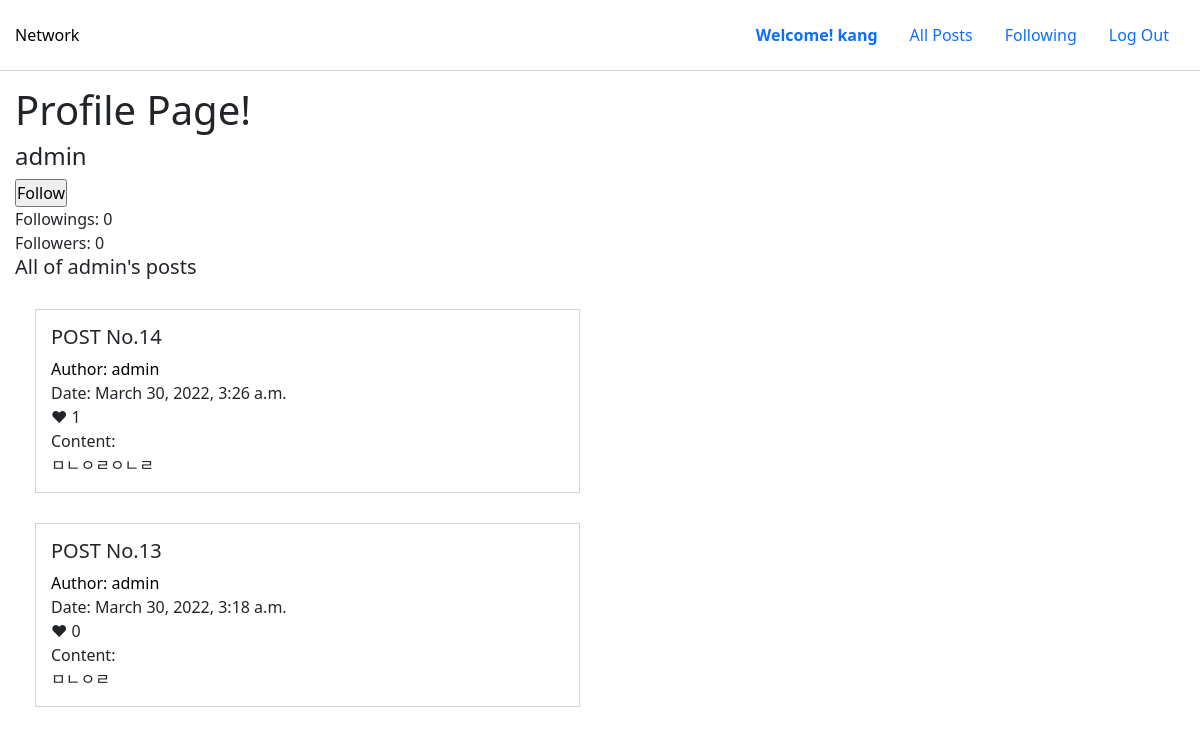
/profile/admin (signed in), run on an earlier commit of the app's database.
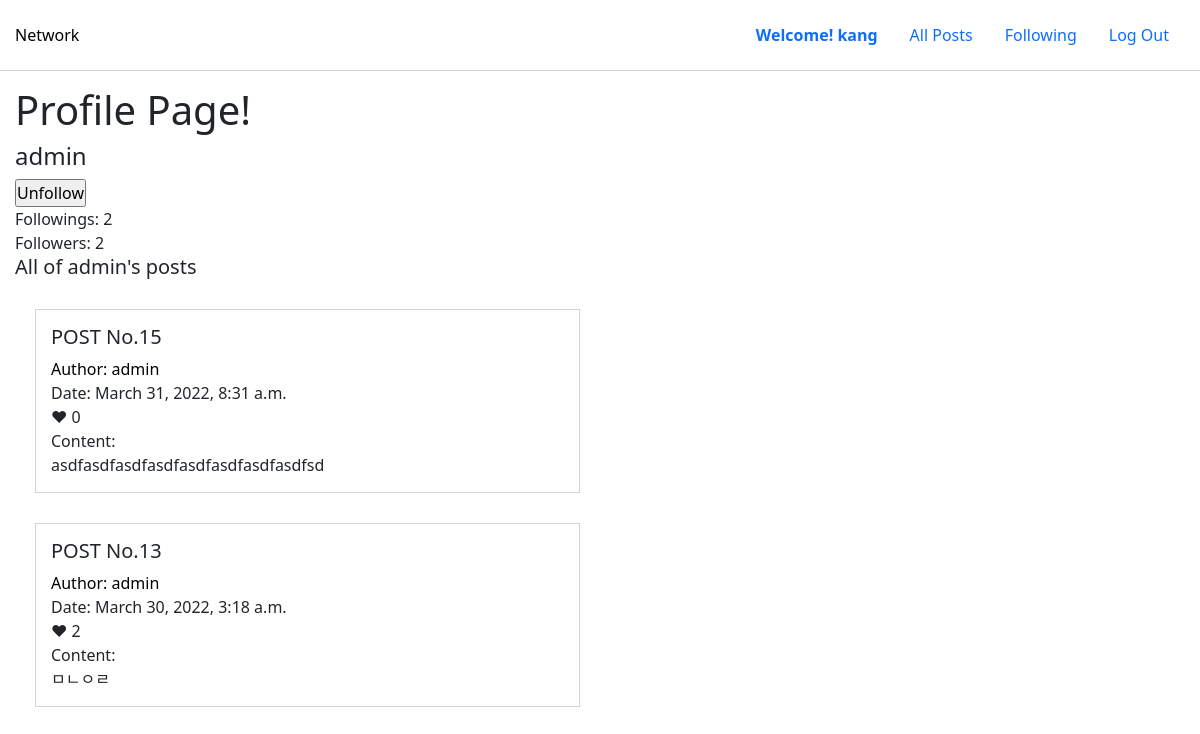
And on a later commit of the database.
### network/models.py (models this page shows, shortened)
class User(AbstractUser):
    follower = models.ManyToManyField(
        "self",
        blank=True,
        symmetrical=False,
        related_name="user_follower",
    )
    following = models.ManyToManyField(
        "self",
        blank=True,
        symmetrical=False,
        related_name="user_following",
    )

class Post(models.Model):
    user = models.ForeignKey(User, on_delete=models.CASCADE, related_name="post_author")
    content = models.TextField(max_length=500)
    created_time = models.DateTimeField(auto_now_add=True, auto_now=False)
    updated_time = models.DateTimeField(auto_now_add=False, auto_now=True)
    like = models.ManyToManyField(User, blank=True, related_name="post_like")

### network/views.py (the view, shortened to what this page needs)
# urls.py: path("profile/<str:username>", views.profile, name="profile"),
@login_required
def profile(request, username):
    if request.user.is_authenticated:
        pageUser = User.objects.get(username=username)
    else:
        return render(request, "network/login.html")
    posts = Post.objects.all().filter(user=pageUser).order_by("-created_time")
    comments = Comment.objects.all().order_by("-created_time")
    paginator = Paginator(posts, 10)
    page = request.GET.get("page")
    posts = paginator.get_page(page)
    return render(
        request,
        "network/profile.html",
        {
            "posts": posts,
            "comments": comments,
            "pageUser": pageUser,
        },
    )

### network/templates/network/profile.html (shortened to what this page needs)
{% extends "network/layout.html" %}
{% load static %}
{% block body %}
  {% if user.is_authenticated %}
  <h1>Profile Page!</h1>
  <div>
    {% if pageUser != request.user %}
    <div>
      <h4>{{ pageUser }}</h4>
    </div>
    <form method="POST" action="{% url 'profile' pageUser.username %}">
      {% if request.user in pageUser.follower.all %}
      <input type="submit" value="Unfollow" name="unfollow_btn">
      {% else %}
      <input type="submit" value="Follow" name="follow_btn">
      {% endif %}
    </form>
    <div>Followings: {{ pageUser.following.all | length }}</div>
    <div>Followers: {{ pageUser.follower.all | length }}</div>
    {% endif %}
  </div>
  <h5>All of {{ pageUser }}'s posts</h5>
    {% for post in posts %}
    <div class="post_container">
      <div class="post_wrapper">
        <h5>POST No.{{ post.id }}</h5>
        <div class="author_wrapper">
          <a href="{% url 'profile' post.user %}">
            <div>Author: {{ post.user.username }}</div>
          </a>
        </div>
        <div>Date: {{ post.created_time }}</div>
        <div class="like">❤ {{ post.like.count}}</div>
        Content:<div class="post_content_div{{ post.id }}"> {{ post.content }}</div>
      </div>
    </div>
    {% endfor %}
  {% endif %}
{% endblock %}

### network/templates/network/layout.html (shortened to what this page needs)
{% load static %}
<!DOCTYPE html>
<html lang="en">
  <head>
    <link
      href="https://cdn.jsdelivr.net/npm/bootstrap@5.1.3/dist/css/bootstrap.min.css"
      rel="stylesheet"
    />
    <link href="{% static 'network/css/styles.css' %}" rel="stylesheet" />
  </head>
  <body>
      <div class="header">
            <div class="header_logo">
                <a  href="{% url "index" %}">Network</a>
            </div>
            <div class="header_tabs">
                <ul>
                {% if user.is_authenticated %}
                <li>
                    <a class="nav-link" href="{% url "profile" request.user %}">
                        <strong>Welcome! {{ request.user }}</strong>
                    </a>
                </li>
                {% endif %}
                <li>
                  <a class="nav-link" href="{% url 'posts' %}">All Posts</a>
                </li>
                {% if user.is_authenticated %}
                <li>
                  <a class="nav-link" href="{% url 'following' request.user %}">Following</a>
                </li>
                <li>
                  <a class="nav-link" href="{% url 'logout' %}">Log Out</a>
                </li>
                {% endif %}
            </ul>
        </div>
      </div>
    <div class="body">{% block body %} {% endblock %}</div>
  </body>
</html>

### network/static/network/css/styles.css (style rules this page uses)
.header .header_tabs ul, .header { display: flex; justify-content: space-between; align-items: center; }
* { padding: 0; margin: 0; }
a, a:visited { text-decoration: none; color: black; }
.header { padding: 15px; border-bottom: 1px solid lightgrey; }
.header .header_tabs ul { margin: 0; list-style: none; }
.body { padding: 15px; width: 100%; }
.author_wrapper { display: flex; align-items: center; justify-content: space-between; }
.post_container { width: 50%; margin: 30px 0px; }
.post_container .post_wrapper { margin: 10px 20px 10px 20px; padding: 15px; border: 1px solid lightgrey; }

What changed in the data, as far as the page shows it:
removed Post: id "14", user.username "admin", created_time "March 30, 2022, 3:26 a.m.", like.count "1", content "ㅁㄴㅇㄹㅇㄴㄹ"
changed User "admin": following.all|length "0" → "2"; follower.all|length "0" → "2"
added Post: id "15", user.username "admin", created_time "March 31, 2022, 8:31 a.m.", like.count "0", content "asdfasdfasdfasdfasdfasdfasdfasdfsd"
changed Post "March 30, 2022, 3:18 a.m.": like.count "0" → "2"
Also different on the page:
form field unfollow_btn: (not shown) → "Unfollow"
form field follow_btn: "Follow" → (not shown)
